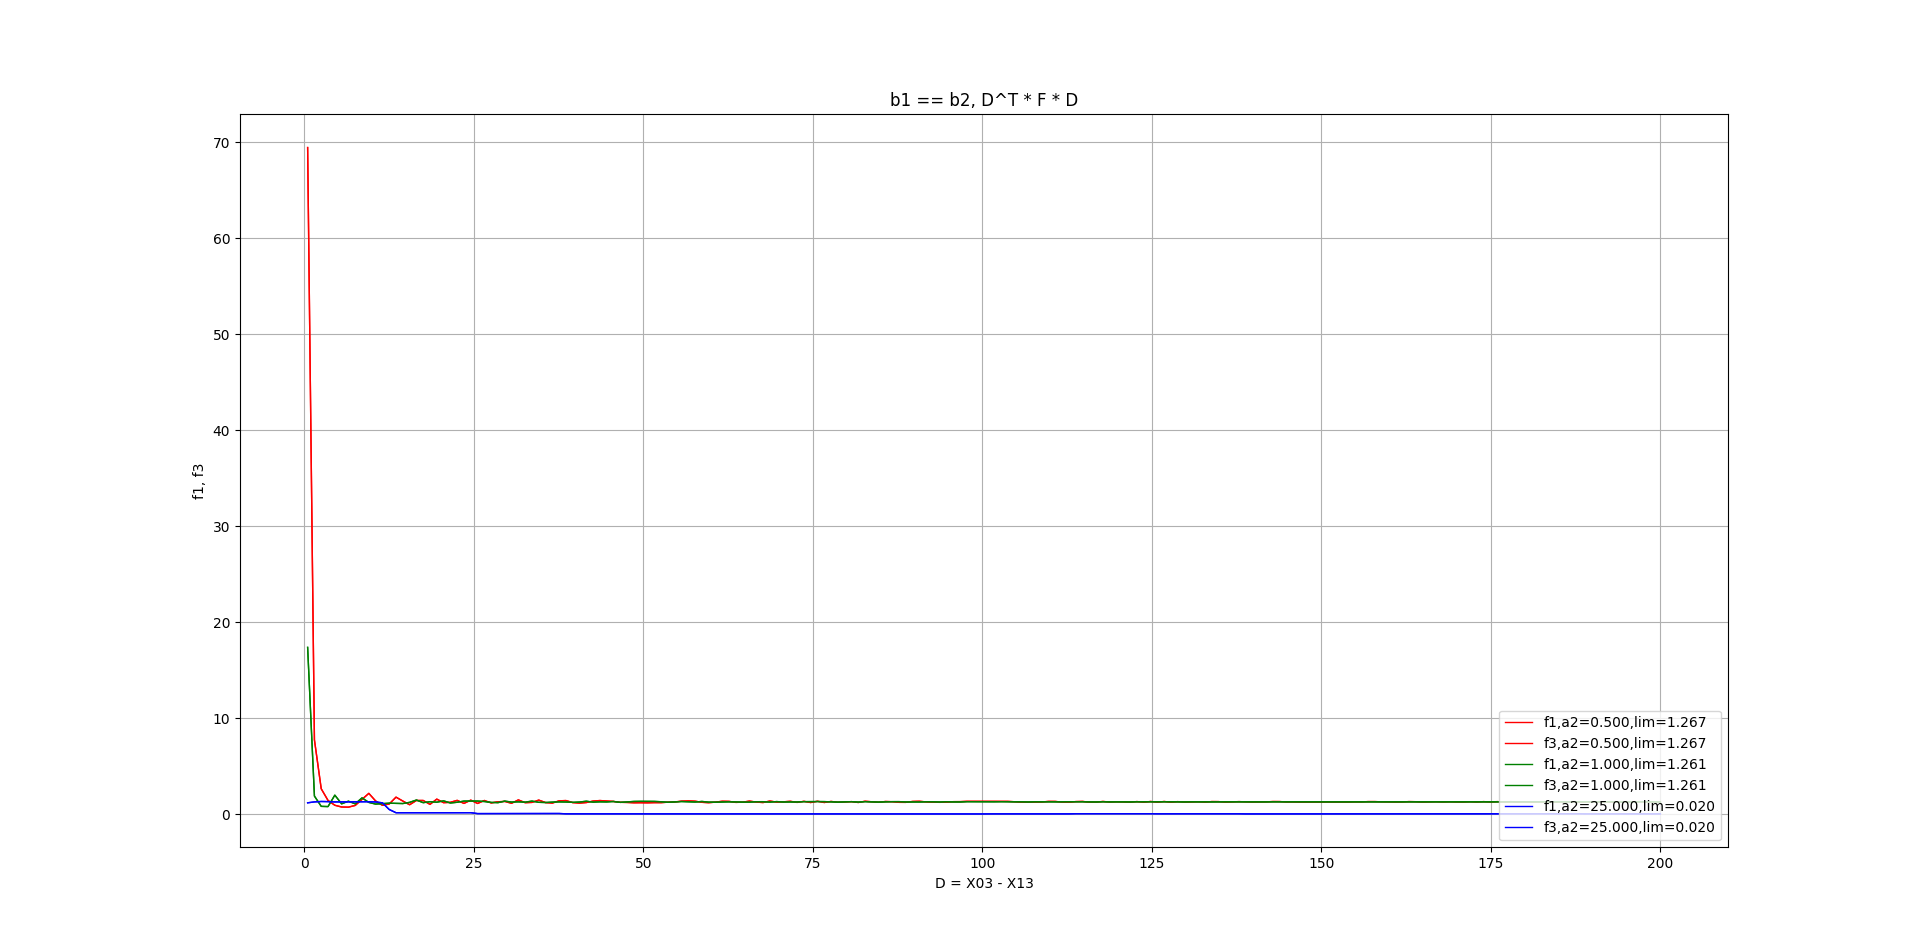

The Python source for this figure:
#!/usr/bin/env python3

'''
Is A2 symmetric?
Is A1 symmetric?
'''

import argparse
import numpy as np

from matplotlib import cm
import matplotlib.pyplot as plt

from fresnel0 import *

def numpybroadcast_dotproduct():
    '''
    you have terms for a matrix in meshgrid form
    meaning meshgrid[i, j, k...] cell is a matrix element
    to a 
    '''
    pass

def get_fterms_for_x03_x13(X03, X13, alpha2, b1, b2, b3):
    t1 = alpha2 / (2*(X03 - X13)) * X13**2 # a' + b + g
    t0 = alpha2 / (2*(X03 - X13)) * X03**2 # a'

    den = np.sqrt(alpha2*(X03 - X13)) / np.sqrt(2) # sqrt(g)

    c = np.cos(-t1) / den # cos(delta / 4g)
    s = np.sin(-t1) / den # sin(delta / 4g)

    Ct1 = C(t1)
    Ct0 = C(t0)
    Cdiff = Ct1 - Ct0

    St1 = S(t1)
    St0 = S(t0)
    Sdiff = St1 - St0

    e = c * (Cdiff) - s * (Sdiff)
    f = s * (Cdiff) + c * (Sdiff)

    l = (Sdiff ** 2 + Cdiff ** 2) / den
    l2 = e**2 + f**2

    g = e / l
    h = f / l

    f1 = h**2 / b2 + g**2 / b1
    f2 = g*h / b1 - g*h / b2
    f3 = g**2 / b2 + h**2 / b1
    f4 = 1 / b3

    return f1, f2, f3, f4, e, f, l, t1, t0, g, h

#############################################################################

if __name__ == '__main__':
    parser = argparse.ArgumentParser()

    parser.add_argument('--times',
        type=str,
        default="0,0.1,0.25,0.5,1.0,5.0,10.0",
        required=False)

    parser.add_argument('--mu_0',
        type=float,
        default=2.0,
        required=False)

    parser.add_argument('--alpha2',
        type=str,
        default="0.5,1,25",
        required=False)

    args = parser.parse_args()

    # system
    b1 = 1.0
    b2 = 1.0
    b3 = 1.0

    '''
    test = np.linspace(-12, 12, 12)
    test2 = np.flip(test)

    # X13 = np.concatenate(([test[0]] * 11, test[1:]))
    # X03 = np.concatenate((test2[:-1], [test2[-1]] * 11))

    # X03 - X13 must be positive otherwise den term goes imaginary / nan
    X03 = np.array(test2[:-1])
    X13 = np.array([test[0]-1e-8] * 11)

    t1 = alpha2/ (2*(X03 - X13)) * X13**2
    t0 = alpha2/ (2*(X03 - X13)) * X03**2

    den = np.sqrt(alpha2*(X03 - X13)) / np.sqrt(2)

    a1 = np.cos(t1) / den
    a2 = np.sin(t1) / den

    e = a1 * (C(t1) - C(t0)) + a2 * (S(t1) - S(t0))
    f = -a2 * (C(t1) - C(t0)) + a1 * (S(t1) - S(t0))
    l = ((S(t1) - S(t0)) ** 2 + (C(t1) - C(t0)) ** 2) / den

    g = e / l
    h = f / l

    f1 = h**2 / b2 + g**2 / b1
    f2 = g*h / b1 - g*h / b2
    f3 = g**2 / b2 + h**2 / b1
    f4 = 1 / b3

    print("X03 - X13", X03 - X13)
    print("f1", f1)
    print("f2", f2)
    print("f3", f3)
    print("f4", f4)

    f1, f2, f3, f4 = get_fterms_for_x03_x13(X03, X13, alpha2, b1, b2, b3)
    '''

    '''
    insight #1: if b1 == b2, f2, f3 are always 0, so F is a *scaling matrix*
    and if this is the case, then f1 == f3

    # insight #2: the general case #2 D and D' terms:
    d1 = x11 - (cy*x01 - syx02)
    d1' = x01 - (cy*x11 - sy*x12)

    d2 = x12 - (sy*x01 + cy*x02)
    d2' = x02 - (sy*x11 + cy*x12)

    these terms are nontrivial and not
    obvious how to find symmetry in their
    (going with insight #1), scaled squared sums
    and less obvious otherwise

    one way to go is to say let's have F be a scaling matrix
    and then try to 0 out these terms, i.e. get f1, f3 to go to 0
    in which case it is c becomes symmetrical
    which we can see holds for large x03 - x13 differences
    (x03 - x13 must be positive otherwise imaginary term)
    (in sqrt den term)


    not reproducible:
    get_fterms_for_x03_x13(1e-8,  0, alpha2, b1, b2, b3)
    Out[42]: (1.6e+17, 0, 1.6e+17, 1.0)

    get_fterms_for_x03_x13(200,  0, alpha2, b1, b2, b3)
    (0.000399937718540554, 0, 0.000399937718540554, 1.0)

    as X03 - X13 shrinks: f1, f3 grows, so C asymmetry increases
    as X03 - X13 grows:   f1, f3 shrinks, so C converges
    towards only the third state terms, which is symmetrical

    this seems to converge to a smaller and smaller value as we tune up alpha2
    '''

    X03 = np.linspace(0.5, 200, 200)
    X13 = np.zeros_like(X03)
    D = X03 - X13

    colors = 'rgbymck'

    fig = plt.figure(1)
    ax1 = plt.subplot(111)
    # ax1.set_aspect('equal')
    ax1.grid()

    alpha2s = [float(x) for x in args.alpha2.split(",")]

    for alpha_i, alpha2 in enumerate(alpha2s):

        f1, f2, f3, f4, e, f, l, t1, t0, a1, a2 =\
            get_fterms_for_x03_x13(X03, X13, alpha2, b1, b2, b3)

        ax1.plot(D, f1,
            colors[alpha_i % len(colors)],
            linewidth=1,
            label='f1,a2=%.3f,lim=%.3f' % (alpha2, f1[-1]))

        ax1.plot(D, f3,
            colors[alpha_i % len(colors)],
            linewidth=1,
            label='f3,a2=%.3f,lim=%.3f' % (alpha2, f1[-1]))

        '''
        ax1.plot(D, e,
            'm',
            linewidth=1,
            label='e')

        ax1.plot(D, f,
            'k',
            linewidth=1,
            label='f')

        ax1.plot(D, l,
            'c',
            linewidth=1,
            label='l')


        ax1.plot(D, a1,
            'y',
            linewidth=1,
            label='g')

        ax1.plot(D, a2,
            'g',
            linewidth=1,
            label='h')
        '''

    ax1.legend(loc='upper right')

    ax1.set_xlabel('D = X03 - X13')
    ax1.set_ylabel('f1, f3')

    plt.title('b1 == b2, D^T * F * D')
    plt.show()


'''
SCRAP

# this linspace excludes 0, 1.09
x03 = np.linspace(-12, 12, 12)
x13 = np.linspace(-12, 12, 12)

X03, X13 = np.meshgrid(x03, x13, copy=False)

# use broadcasting to speed things up
Y = alpha2 / 2 * (X03 + X13)
CY = np.cos(Y)
SY = np.sin(Y)

# for E / F / L
t1 = alpha2/ (2*(X03 - X13)) * X13**2
t1 = np.nan_to_num(t1, copy=False, posinf=0.0)
t0 = alpha2/ (2*(X03 - X13)) * X03**2
t0 = np.nan_to_num(t0, copy=False, posinf=0.0)
den = np.sqrt(alpha2*(X03 - X13)) / np.sqrt(2)
den = np.nan_to_num(den, copy=False)

# fresnel integrals

a1 = np.cos(t1) / den
a1 = np.nan_to_num(a1, copy=False, posinf=0.0, neginf=0.0)
a2 = np.sin(t1) / den
a2 = np.nan_to_num(a2, copy=False, posinf=0.0, neginf=0.0)

e = a1 * (C(t1) - C(t0)) + a2 * (S(t1) - S(t0))
f = -a2 * (C(t1) - C(t0)) + a1 * (S(t1) - S(t0))
l = ((S(t1) - S(t0)) ** 2 + (C(t1) - C(t0)) ** 2) / den

np.cos(term) / den

n = 5
factorial_map = {}
for i in range(n):
    factorial_map[2*i+1] = np.math.factorial(2*i+1)
    factorial_map[2*i] = np.math.factorial(2*i)

# x = C(t, factorial_map)
# y = S(t, factorial_map)

t = np.linspace(0, 10, 1024)
x = [C(x, factorial_map, n) for x in t]
y = S(t, factorial_map, n)

# x = x.reshape(-1)
# y = y.reshape(-1)

fig = plt.figure(1)
ax1 = plt.subplot(111)
# ax1.set_aspect('equal')
ax1.grid()

ax1.plot(x, y,
    'r',
    linewidth=1,
    label='euler')
ax1.legend(loc='lower right')


# plt.gca().set_aspect(
#     'equal', adjustable='box')

plt.show()

def swap_symbol(expr, a, b, t=Symbol('q')):
    temp = expr.replace(a, t)
    temp = temp.replace(b, a)
    temp = temp.replace(t, b)
    return temp


def swap_symbols(expr, a, b, t=Symbol('q')):
    for i, a_ in enumerate(a):
        expr = swap_symbol(expr, a_, b[i], t)
    return expr


    a = c
    c = b
    b = a

import numpy as np
np.linspace(-10, 10, 5)
np.linspace(-10, 10, 6)
np.linspace(-10, 10, 12)
np.linspace(-15, 15, 12)
np.linspace(-12, 12, 12)
x03 = np.linspace(-12, 12, 12)
x13 = np.linspace(-12, 12, 12)
X03, X13 = np.meshgrid(x03, x13, copy=False)
X03
X03 + X13
alpha2 = 0.5
alpha2 / 2 * (X03 + X13)
Y = alpha2 / 2 * (X03 + X13)
CY = np.cos(Y)
SY = np.sin(Y)
x03 = np.linspace(-12, 12, 12)
x02 = np.linspace(-12, 12, 12)
x01 = np.linspace(-12, 12, 12)
X01, X02, X03 = np.meshgrid(x01, x02, x03, copy=False)
X01
X01.shape
X03
X03.shape
X13
X13.shape
a . np.arange(25).reshape(5, 5)
np.arange(25).reshape(5, 5)
    den = np.sqrt(alpha2*(X03 - X13)) / np.sqrt(2)
den
den = np.sqrt(alpha2*(X03 - X13)) / np.sqrt(2)
np.nan_to_num(den)
den = np.nan_to_num(den)
    t1 = alpha2/ (2*(X03 - X13)) * X13**2
    t0 = alpha2/ (2*(X03 - X13)) * X03**2
    a1 = np.cos(t1) / den
    a1 = np.cos(t1) / den
    a1 = np.nan_to_num(a1, copy=False)
    a2 = np.sin(t1) / den
    a2 = np.nan_to_num(a2, copy=False)
a1
a2
t1
t1.shape
    t1 = np.nan_to_num(t1, copy=False, posinf=0.0)
t1
    t0 = np.nan_to_num(t0, copy=False, posinf=0.0)
    den = np.sqrt(alpha2*(X03 - X13)) / np.sqrt(2)
den
    den = np.nan_to_num(den, copy=False)
den
    a1 = np.cos(t1) / den
a1
    a1 = np.nan_to_num(a1, copy=False, posinf=0.0, neginf=0.0)
a1
    a2 = np.sin(t1) / den
    a2 = np.nan_to_num(a2, copy=False, posinf=0.0, neginf=0.0)
a2
np.math.factorial(3)
np.zeros_like(t1)
temp = np.zeros_like(t1)
temp.shape
-1**0
-1**1
-1**2
(-1)**2
(-1)**0
import sympy
from sympy import *
sympy.init_printing()
e, f, l, cy, sy = symbols('e f l cy sy')
e, f, l, cy, sy, g, h = symbols('e f l cy sy g h')
A1 = Matrix([[e/l, f/l, 0], [-f/l, e/l, 0], [0, 0, 1]])
A2 = Matrix([[cy, -sy, 0], [sy, cy, 0], [0, 0, 1]])
A1*A2
A1 = Matrix([[g, h, 0], [-h, g, 0], [0, 0, 1]])
A1
A1*A2
A1
x11, x12, x13 = symbols('x11 x12 x13')
x01, x02, x03 = symbols('x01 x02 x03')
x0 = Matrix([[x01], [x02], [x03]])
x1 = Matrix([[x11], [x12], [x13]])
x1
A1*x1
A1*x1
A1*x1 - A1*A2*x0
b1, b2, b3 = symbols('b1 b2 b3')
B = Matrix([[b1, 0, 0], [0, b2, 0], [0, 0, b3]])
B.inv * (A1*x1 - A1*A2*x0)
B.inv() * (A1*x1 - A1*A2*x0)
((A1*x1).transpose() - (A1*A2*x0).transpose()) * B.inv() * (A1*x1 - A1*A2*x0)
(A1*x1 - A1*A2*x0).transpose() * B.inv() * (A1*x1 - A1*A2*x0)
expand((A1*x1 - A1*A2*x0).transpose() * B.inv() * (A1*x1 - A1*A2*x0))
(A1*x1 - A1*A2*x0).transpose() * B.inv() * (A1*x1 - A1*A2*x0)
(A1*x1 - A1*A2*x0).transpose() * B.inv() * (A1*x1 - A1*A2*x0)[0]
c = (A1*x1 - A1*A2*x0).transpose() * B.inv() * (A1*x1 - A1*A2*x0)
c
c[0]
(g*x12 - h*x11 - x01*(-cy*h + g*sy) - x02*(cy*g+h*sy))**2
expand((g*x12 - h*x11 - x01*(-cy*h + g*sy) - x02*(cy*g+h*sy))**2)
(g*x12 - h*x11 - x01*(-cy*h + g*sy) - x02*(cy*g+h*sy))**2
t1 = (g*x12 - h*x11 - x01*(-cy*h + g*sy) - x02*(cy*g+h*sy))**2
c
c[0]
t2 = (g*x11 + h*x12 - x01*(cy*g + h*sy) - x02*(cy*h - g*sy))**2
c[0] - t1 - t2
simplify(c[0] - t1 - t2)
t1
c[0] - t1 / b2 - t2 / b1
t1 / b2 + t2 / b1
c[0] - t1 / b2 + t2 / b1
c[0] - t1 / b2
c[0] - t1 / b2 - t2 / b1
t1 / b2 + t2 / b1
t1
t1.replace(x12, x02).replace(x11, x01).replace(x13, x03)
t1 / b2 + t2 / b1
expand(t1 / b2 + t2 / b1)
Symbol('q')
def swap_symbols(expr, a, b, swap_symbol=Symbol('q')):
    temp = expr.replace(a, swap_symbol)
    temp = temp.replace(b, a)
    temp = temp.replace(swap_symbol, b)
    return temp
expand(t1 / b2 + t2 / b1)
exp = expand(t1 / b2 + t2 / b1)
swap_symbols(exp, x01, x11)
def swap_symbol(expr, a, b, swap_symbol=Symbol('q')):
    temp = expr.replace(a, swap_symbol)
    temp = temp.replace(b, a)
    temp = temp.replace(swap_symbol, b)
    return temp
def swap_symbols(expr, a, b, swap_symbol=Symbol('q')):
    for i, a_ in enumerate(a):
        expr = swap_symbol(expr, a_, b[i], swap_symbol)
    return expr
c
e
f
e + f
test = e + f
swap_symbol(test, e, f)
test = e + f / 2
swap_symbol(test, e, f)
test = e + f / 2 + g / 3 + h / 4
swap_symbol(test, e, f)
swap_symbols(test, [e, g], [f, h])
def swap_symbol(expr, a, b, t=Symbol('q')):
    temp = expr.replace(a, t)
    temp = temp.replace(b, a)
    temp = temp.replace(t, b)
    return temp


def swap_symbols(expr, a, b, t=Symbol('q')):
    for i, a_ in enumerate(a):
        expr = swap_symbol(expr, a_, b[i], t)
    return expr
swap_symbols(test, [e, g], [f, h])
test
exp = expand(t1 / b2 + t2 / b1)
exp
swap_symbols(exp, [x01, x02, x03], [x11, x12, x13])
exp2 = swap_symbols(exp, [x01, x02, x03], [x11, x12, x13])
exp2 - exp
simplify(exp2 - exp)
exp - exp2
simplify(exp - exp2)
t1
temp1 = Matrix([[1/b1, 0, 0], [0, 1/b2,0], [0, 0, 1/b3]])
temp1
B
B.inv()
A2
A1
A1.transpose() * B.inv() * A1
x1
x1 - x0
middle
mid = A1.transpose() * B.inv() * A1
mid
(x1 - x0).transpose() * mid * (x1 - x0)
(x1 - x0).transpose() * mid * (x1 - x0) - (x0 - x1).transpose() * mid * (x0 - x1)
simplify((x1 - x0).transpose() * mid * (x1 - x0) - (x0 - x1).transpose() * mid * (x0 - x1))
(x1 - x0).transpose() * mid * (x1 - x0) - (x0 - x1).transpose() * mid * (x0 - x1)
(x1 - x0).transpose() * mid * (x1 - x0) - (x0 - x1).transpose() * mid * (x0 - x1)
simplify((x1 - x0).transpose() * mid * (x1 - x0))
(x1 - x0).transpose() * mid * (x1 - x0)
t = (x1 - x0).transpose() * mid * (x1 - x0)
t[0]
t[0]
mid
A1
mid[0, 1]
mid[1, 0]
mid[0, 1] - mid[1, 0]
A1
A2
A1
  history

'''
